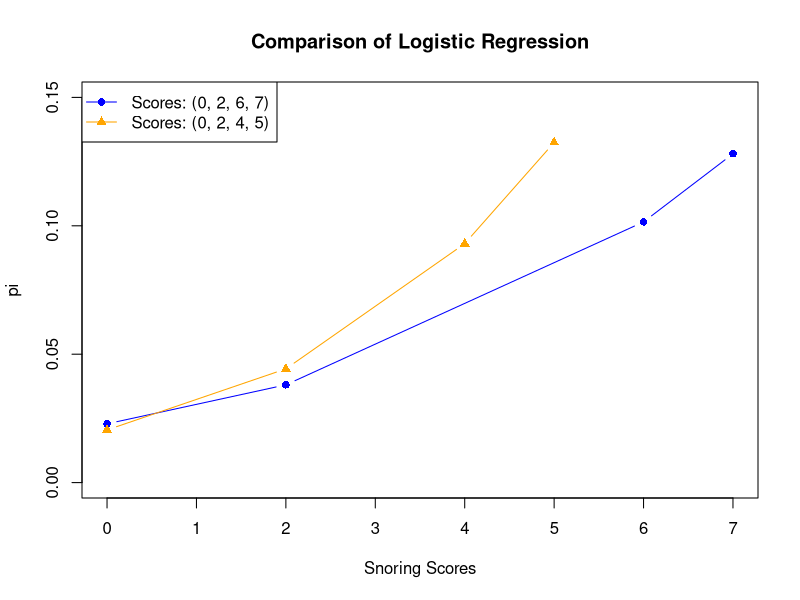

The R script that drew this image:
## ---- chunk 1
knitr::opts_chunk$set(echo = TRUE)
options(scipen=999)
## ---- chunk 2
    HDi.df <- data.frame(Yes = c(24, 35, 21, 30),
                        No = c(1355, 603, 192, 224),
                        x = c(0, 2, 4, 6)
                        )
    rownames(HDi.df) <- c("Never", "Occasional",
                        "Nearly every night", "Every night"
                        )
    HDi.df
## ---- chunk 3
    glm(cbind(Yes, No) ~ x,
        family = binomial(link = "logit"),
        data = HDi.df
        )
## ---- chunk 4
    HDii.df <- data.frame(Yes = c(24, 35, 21, 30),
                        No = c(1355, 603, 192, 224),
                        x = c(0, 1, 2, 3)
                        )
    rownames(HDii.df) <- c("Never", "Occasional",
                        "Nearly every night", "Every night"
                        )
    HDii.df
## ---- chunk 5
    glm(cbind(Yes, No) ~ x,
        family = binomial(link = "logit"),
        data = HDii.df
        )
## ---- chunk 6
    HDiii.df <- data.frame(Yes = c(24, 35, 21, 30),
                        No = c(1355, 603, 192, 224),
                        x = c(1, 2, 3, 4)
                        )
    rownames(HDiii.df) <- c("Never", "Occasional",
                        "Nearly every night", "Every night"
                        )
    HDiii.df
## ---- chunk 7
    glm(cbind(Yes, No) ~ x,
        family = binomial(link = "logit"),
        data = HDiii.df
        )
## ---- chunk 8
    HD_new <- data.frame(Yes = c(24, 35, 21, 30),
                         No = c(1355, 603, 192, 224),
                         x_new = c(0, 2, 6, 7))
    
    HD_text <- data.frame(Yes = c(24, 35, 21, 30),
                          No = c(1355, 603, 192, 224),
                          x_text = c(0, 2, 4, 5))
## ---- chunk 9
    fit_new <- glm(cbind(Yes, No) ~ x_new,
                       family = binomial(link = "logit"),
                       data = HD_new)
## ---- chunk 10
    fit_text <- glm(cbind(Yes, No) ~ x_text,
                        family = binomial(link = "logit"),
                        data = HD_text)
## ---- chunk 11
    HD_new$fitted_new <- predict(fit_new, type = "response")
      HD_text$fitted_text <- predict(fit_text, type = "response")
      
      plot(HD_new$x_new, HD_new$fitted_new,
           type = "b", col = "blue", pch = 16, ylim = c(0, 0.15),
           xlab = "Snoring Scores", ylab = "pi", 
           main = "Comparison of Logistic Regression")
      lines(HD_text$x_text, HD_text$fitted_text,
            type = "b", col = "orange", pch = 17)
      legend("topleft",
             legend = c("Scores: (0, 2, 6, 7)", "Scores: (0, 2, 4, 5)"), 
             col = c("blue", "orange"), pch = c(16, 17), lty = 1)
## ---- chunk 12
    treat.df <- data.frame(
                    treatment <- c(rep(0, 10), rep(1, 10)),
                    imperfections <- c(8, 7, 6, 6, 3, 4, 7, 2, 3, 4, 9, 9, 8, 14, 8, 13, 11, 5, 7, 6)
                    )
    treat.fit <- glm(imperfections ~ treatment,
                    family = poisson(link = "log"),
                    data = treat.df
                    )
    summary(treat.fit)
## ---- chunk 13
    confint.default(treat.fit)
## ---- chunk 14
    intercept.fit <- glm(imperfections ~ 1,
                        family = poisson(link = "log"),
                        data = treat.df
                        )
    logLik(intercept.fit)
## ---- chunk 15
    logLik(treat.fit)
    deviance <- 2 * (logLik(treat.fit)[1] - logLik(intercept.fit)[1])
    deviance
## ---- chunk 16
    p_value <- pchisq(deviance, df = 1, lower.tail = FALSE)
    p_value
## ---- chunk 17
    drop1(treat.fit, test = "LRT")
